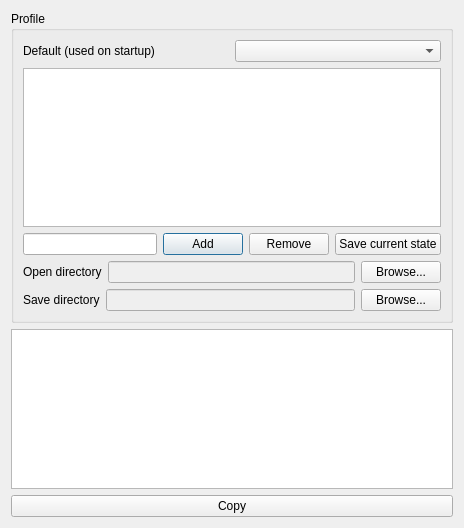
<?xml version="1.0" encoding="UTF-8"?>
<ui version="4.0">
 <class>Dialog</class>
 <widget class="QDialog" name="Dialog">
  <property name="geometry">
   <rect>
    <x>0</x>
    <y>0</y>
    <width>464</width>
    <height>528</height>
   </rect>
  </property>
  <property name="windowTitle">
   <string>Settings</string>
  </property>
  <layout class="QVBoxLayout" name="verticalLayout">
   <item>
    <widget class="QGroupBox" name="groupBox">
     <property name="title">
      <string>Profile</string>
     </property>
     <layout class="QVBoxLayout" name="verticalLayout_2">
      <item>
       <layout class="QHBoxLayout" name="horizontalLayout">
        <item>
         <widget class="QLabel" name="label">
          <property name="text">
           <string>Default (used on startup)</string>
          </property>
         </widget>
        </item>
        <item>
         <widget class="QComboBox" name="cb_default"/>
        </item>
       </layout>
      </item>
      <item>
       <widget class="QListWidget" name="lw_profiles"/>
      </item>
      <item>
       <layout class="QHBoxLayout" name="horizontalLayout_2">
        <item>
         <widget class="QLineEdit" name="le_name">
          <property name="sizePolicy">
           <sizepolicy hsizetype="Expanding" vsizetype="Fixed">
            <horstretch>0</horstretch>
            <verstretch>0</verstretch>
           </sizepolicy>
          </property>
         </widget>
        </item>
        <item>
         <widget class="QPushButton" name="b_add">
          <property name="sizePolicy">
           <sizepolicy hsizetype="Minimum" vsizetype="Fixed">
            <horstretch>0</horstretch>
            <verstretch>0</verstretch>
           </sizepolicy>
          </property>
          <property name="text">
           <string>Add</string>
          </property>
         </widget>
        </item>
        <item>
         <widget class="QPushButton" name="b_remove">
          <property name="text">
           <string>Remove</string>
          </property>
         </widget>
        </item>
        <item>
         <widget class="QPushButton" name="b_save">
          <property name="text">
           <string>Save current state</string>
          </property>
         </widget>
        </item>
       </layout>
      </item>
      <item>
       <layout class="QHBoxLayout" name="horizontalLayout_3">
        <item>
         <widget class="QLabel" name="label_2">
          <property name="text">
           <string>Open directory</string>
          </property>
         </widget>
        </item>
        <item>
         <widget class="QLineEdit" name="le_open_dir">
          <property name="enabled">
           <bool>false</bool>
          </property>
         </widget>
        </item>
        <item>
         <widget class="QPushButton" name="b_browse_open">
          <property name="text">
           <string>Browse...</string>
          </property>
         </widget>
        </item>
       </layout>
      </item>
      <item>
       <layout class="QHBoxLayout" name="horizontalLayout_4">
        <item>
         <widget class="QLabel" name="label_3">
          <property name="text">
           <string>Save directory</string>
          </property>
         </widget>
        </item>
        <item>
         <widget class="QLineEdit" name="le_save_dir">
          <property name="enabled">
           <bool>false</bool>
          </property>
         </widget>
        </item>
        <item>
         <widget class="QPushButton" name="b_browse_save">
          <property name="text">
           <string>Browse...</string>
          </property>
         </widget>
        </item>
       </layout>
      </item>
     </layout>
    </widget>
   </item>
   <item>
    <widget class="QTableView" name="tableView"/>
   </item>
   <item>
    <widget class="QPushButton" name="b_copy">
     <property name="text">
      <string>Copy</string>
     </property>
    </widget>
   </item>
  </layout>
 </widget>
 <resources/>
 <connections/>
</ui>
